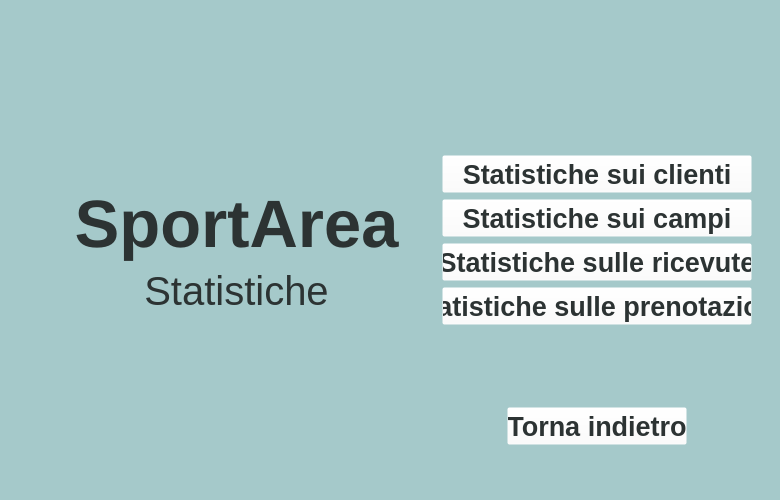
<?xml version="1.0" encoding="UTF-8"?>
<ui version="4.0">
 <class>MainWindow</class>
 <widget class="QMainWindow" name="MainWindow">
  <property name="geometry">
   <rect>
    <x>0</x>
    <y>0</y>
    <width>780</width>
    <height>500</height>
   </rect>
  </property>
  <property name="minimumSize">
   <size>
    <width>780</width>
    <height>500</height>
   </size>
  </property>
  <property name="font">
   <font>
    <family>Arial</family>
    <pointsize>16</pointsize>
    <weight>50</weight>
    <bold>false</bold>
   </font>
  </property>
  <property name="windowTitle">
   <string>Amministrazione</string>
  </property>
  <widget class="QWidget" name="centralwidget">
   <property name="minimumSize">
    <size>
     <width>780</width>
     <height>500</height>
    </size>
   </property>
   <layout class="QGridLayout" name="gridLayout_2">
    <property name="leftMargin">
     <number>0</number>
    </property>
    <property name="topMargin">
     <number>0</number>
    </property>
    <property name="rightMargin">
     <number>0</number>
    </property>
    <property name="bottomMargin">
     <number>0</number>
    </property>
    <item row="0" column="0">
     <widget class="QWidget" name="widget" native="true">
      <property name="minimumSize">
       <size>
        <width>780</width>
        <height>500</height>
       </size>
      </property>
      <property name="styleSheet">
       <string notr="true">background-color: rgb(165, 201, 202);</string>
      </property>
      <layout class="QGridLayout" name="gridLayout">
       <property name="leftMargin">
        <number>0</number>
       </property>
       <property name="topMargin">
        <number>0</number>
       </property>
       <property name="rightMargin">
        <number>0</number>
       </property>
       <property name="bottomMargin">
        <number>0</number>
       </property>
       <item row="0" column="0">
        <layout class="QHBoxLayout" name="horizontalLayout_2">
         <item>
          <spacer name="horizontalSpacer_5">
           <property name="orientation">
            <enum>Qt::Horizontal</enum>
           </property>
           <property name="sizeType">
            <enum>QSizePolicy::MinimumExpanding</enum>
           </property>
           <property name="sizeHint" stdset="0">
            <size>
             <width>74</width>
             <height>20</height>
            </size>
           </property>
          </spacer>
         </item>
         <item>
          <layout class="QVBoxLayout" name="verticalLayout_4">
           <item>
            <spacer name="verticalSpacer_4">
             <property name="orientation">
              <enum>Qt::Vertical</enum>
             </property>
             <property name="sizeType">
              <enum>QSizePolicy::Expanding</enum>
             </property>
             <property name="sizeHint" stdset="0">
              <size>
               <width>20</width>
               <height>40</height>
              </size>
             </property>
            </spacer>
           </item>
           <item>
            <widget class="QLabel" name="label_3">
             <property name="font">
              <font>
               <family>Arial</family>
               <pointsize>50</pointsize>
               <weight>75</weight>
               <bold>true</bold>
              </font>
             </property>
             <property name="styleSheet">
              <string notr="true">
color:rgb(44, 51, 51);</string>
             </property>
             <property name="text">
              <string>SportArea</string>
             </property>
             <property name="alignment">
              <set>Qt::AlignBottom|Qt::AlignHCenter</set>
             </property>
            </widget>
           </item>
           <item>
            <widget class="QLabel" name="label_4">
             <property name="font">
              <font>
               <family>Arial</family>
               <pointsize>30</pointsize>
              </font>
             </property>
             <property name="styleSheet">
              <string notr="true">
color:rgb(44, 51, 51);</string>
             </property>
             <property name="text">
              <string>Statistiche</string>
             </property>
             <property name="alignment">
              <set>Qt::AlignHCenter|Qt::AlignTop</set>
             </property>
            </widget>
           </item>
           <item>
            <spacer name="verticalSpacer_5">
             <property name="orientation">
              <enum>Qt::Vertical</enum>
             </property>
             <property name="sizeHint" stdset="0">
              <size>
               <width>20</width>
               <height>40</height>
              </size>
             </property>
            </spacer>
           </item>
          </layout>
         </item>
         <item>
          <spacer name="horizontalSpacer_10">
           <property name="orientation">
            <enum>Qt::Horizontal</enum>
           </property>
           <property name="sizeType">
            <enum>QSizePolicy::Expanding</enum>
           </property>
           <property name="sizeHint" stdset="0">
            <size>
             <width>60</width>
             <height>20</height>
            </size>
           </property>
          </spacer>
         </item>
         <item>
          <layout class="QVBoxLayout" name="verticalLayout_2">
           <item>
            <spacer name="verticalSpacer">
             <property name="orientation">
              <enum>Qt::Vertical</enum>
             </property>
             <property name="sizeType">
              <enum>QSizePolicy::Expanding</enum>
             </property>
             <property name="sizeHint" stdset="0">
              <size>
               <width>20</width>
               <height>160</height>
              </size>
             </property>
            </spacer>
           </item>
           <item>
            <widget class="QWidget" name="widget_4" native="true">
             <layout class="QVBoxLayout" name="verticalLayout">
              <item>
               <widget class="QPushButton" name="clienti">
                <property name="minimumSize">
                 <size>
                  <width>250</width>
                  <height>0</height>
                 </size>
                </property>
                <property name="font">
                 <font>
                  <family>Arial</family>
                  <pointsize>20</pointsize>
                  <weight>75</weight>
                  <bold>true</bold>
                 </font>
                </property>
                <property name="styleSheet">
                 <string notr="true">QPushButton
{

background-color: rgba(255, 255, 255, 0);
color:rgb(44, 51, 51);
height:30px;
width:55px;
}
QPushButton:hover
{
text-decoration: underline solid;
background-color: rgba(255, 255, 255, 0);
color: rgb(52, 119, 134);
height:30px;
width:55px;
}
QPushButton:pressed
{

color:rgb(44, 51, 51);
height:30px;
width:55px;
}

</string>
                </property>
                <property name="text">
                 <string>Statistiche sui clienti</string>
                </property>
                <property name="icon">
                 <iconset resource="test.qrc">
                  <normaloff>:/icons/icons/statistics.png</normaloff>:/icons/icons/statistics.png</iconset>
                </property>
                <property name="iconSize">
                 <size>
                  <width>20</width>
                  <height>20</height>
                 </size>
                </property>
               </widget>
              </item>
              <item>
               <widget class="QPushButton" name="statistiche">
                <property name="minimumSize">
                 <size>
                  <width>140</width>
                  <height>0</height>
                 </size>
                </property>
                <property name="font">
                 <font>
                  <family>Arial</family>
                  <pointsize>20</pointsize>
                  <weight>75</weight>
                  <bold>true</bold>
                 </font>
                </property>
                <property name="styleSheet">
                 <string notr="true">QPushButton
{

background-color: rgba(255, 255, 255, 0);
color:rgb(44, 51, 51);
height:30px;
width:55px;
}
QPushButton:hover
{
text-decoration: underline solid;
background-color: rgba(255, 255, 255, 0);
color: rgb(52, 119, 134);
height:30px;
width:55px;
}
QPushButton:pressed
{

color:rgb(44, 51, 51);
height:30px;
width:55px;
}

</string>
                </property>
                <property name="text">
                 <string>Statistiche sui campi</string>
                </property>
                <property name="icon">
                 <iconset resource="test.qrc">
                  <normaloff>:/icons/icons/statistics.png</normaloff>:/icons/icons/statistics.png</iconset>
                </property>
                <property name="iconSize">
                 <size>
                  <width>20</width>
                  <height>20</height>
                 </size>
                </property>
               </widget>
              </item>
              <item>
               <widget class="QPushButton" name="struttura">
                <property name="minimumSize">
                 <size>
                  <width>140</width>
                  <height>0</height>
                 </size>
                </property>
                <property name="font">
                 <font>
                  <family>Arial</family>
                  <pointsize>20</pointsize>
                  <weight>75</weight>
                  <bold>true</bold>
                 </font>
                </property>
                <property name="styleSheet">
                 <string notr="true">QPushButton
{

background-color: rgba(255, 255, 255, 0);
color:rgb(44, 51, 51);
height:30px;
width:55px;
}
QPushButton:hover
{
text-decoration: underline solid;
background-color: rgba(255, 255, 255, 0);
color: rgb(52, 119, 134);
height:30px;
width:55px;
}
QPushButton:pressed
{

color:rgb(44, 51, 51);
height:30px;
width:55px;
}

</string>
                </property>
                <property name="text">
                 <string>Statistiche sulle ricevute</string>
                </property>
                <property name="icon">
                 <iconset resource="test.qrc">
                  <normaloff>:/icons/icons/statistics.png</normaloff>:/icons/icons/statistics.png</iconset>
                </property>
                <property name="iconSize">
                 <size>
                  <width>20</width>
                  <height>20</height>
                 </size>
                </property>
               </widget>
              </item>
              <item>
               <widget class="QPushButton" name="ricevute">
                <property name="minimumSize">
                 <size>
                  <width>310</width>
                  <height>0</height>
                 </size>
                </property>
                <property name="font">
                 <font>
                  <family>Arial</family>
                  <pointsize>20</pointsize>
                  <weight>75</weight>
                  <bold>true</bold>
                 </font>
                </property>
                <property name="styleSheet">
                 <string notr="true">QPushButton
{

background-color: rgba(255, 255, 255, 0);
color:rgb(44, 51, 51);
height:30px;
width:55px;
}
QPushButton:hover
{
text-decoration: underline solid;
background-color: rgba(255, 255, 255, 0);
color: rgb(52, 119, 134);
height:30px;
width:55px;
}
QPushButton:pressed
{

color:rgb(44, 51, 51);
height:30px;
width:55px;
}

</string>
                </property>
                <property name="text">
                 <string>Statistiche sulle prenotazioni</string>
                </property>
                <property name="icon">
                 <iconset resource="test.qrc">
                  <normaloff>:/icons/icons/statistics.png</normaloff>:/icons/icons/statistics.png</iconset>
                </property>
                <property name="iconSize">
                 <size>
                  <width>20</width>
                  <height>20</height>
                 </size>
                </property>
               </widget>
              </item>
              <item>
               <spacer name="verticalSpacer_3">
                <property name="orientation">
                 <enum>Qt::Vertical</enum>
                </property>
                <property name="sizeType">
                 <enum>QSizePolicy::Expanding</enum>
                </property>
                <property name="sizeHint" stdset="0">
                 <size>
                  <width>20</width>
                  <height>90</height>
                 </size>
                </property>
               </spacer>
              </item>
              <item>
               <layout class="QHBoxLayout" name="horizontalLayout">
                <item>
                 <spacer name="horizontalSpacer">
                  <property name="orientation">
                   <enum>Qt::Horizontal</enum>
                  </property>
                  <property name="sizeHint" stdset="0">
                   <size>
                    <width>40</width>
                    <height>20</height>
                   </size>
                  </property>
                 </spacer>
                </item>
                <item>
                 <widget class="QPushButton" name="logout">
                  <property name="minimumSize">
                   <size>
                    <width>180</width>
                    <height>0</height>
                   </size>
                  </property>
                  <property name="font">
                   <font>
                    <family>Arial</family>
                    <pointsize>20</pointsize>
                    <weight>75</weight>
                    <bold>true</bold>
                   </font>
                  </property>
                  <property name="styleSheet">
                   <string notr="true">QPushButton
{

background-color: rgba(255, 255, 255, 0);
color:rgb(44, 51, 51);
height:30px;
width:55px;
}
QPushButton:hover
{
text-decoration: underline solid;
background-color: rgba(255, 255, 255, 0);
color: rgb(52, 119, 134);
height:30px;
width:55px;
}
QPushButton:pressed
{

color:rgb(44, 51, 51);
height:30px;
width:55px;
}

</string>
                  </property>
                  <property name="text">
                   <string>Torna indietro</string>
                  </property>
                  <property name="icon">
                   <iconset resource="test.qrc">
                    <normaloff>:/icons/icons/reply.png</normaloff>:/icons/icons/reply.png</iconset>
                  </property>
                  <property name="iconSize">
                   <size>
                    <width>20</width>
                    <height>20</height>
                   </size>
                  </property>
                 </widget>
                </item>
                <item>
                 <spacer name="horizontalSpacer_2">
                  <property name="orientation">
                   <enum>Qt::Horizontal</enum>
                  </property>
                  <property name="sizeHint" stdset="0">
                   <size>
                    <width>40</width>
                    <height>20</height>
                   </size>
                  </property>
                 </spacer>
                </item>
               </layout>
              </item>
             </layout>
            </widget>
           </item>
           <item>
            <spacer name="verticalSpacer_2">
             <property name="orientation">
              <enum>Qt::Vertical</enum>
             </property>
             <property name="sizeType">
              <enum>QSizePolicy::Expanding</enum>
             </property>
             <property name="sizeHint" stdset="0">
              <size>
               <width>20</width>
               <height>60</height>
              </size>
             </property>
            </spacer>
           </item>
          </layout>
         </item>
         <item>
          <spacer name="horizontalSpacer_6">
           <property name="orientation">
            <enum>Qt::Horizontal</enum>
           </property>
           <property name="sizeType">
            <enum>QSizePolicy::Expanding</enum>
           </property>
           <property name="sizeHint" stdset="0">
            <size>
             <width>50</width>
             <height>20</height>
            </size>
           </property>
          </spacer>
         </item>
        </layout>
       </item>
      </layout>
     </widget>
    </item>
   </layout>
  </widget>
 </widget>
 <resources>
  <include location="test.qrc"/>
 </resources>
 <connections/>
</ui>
